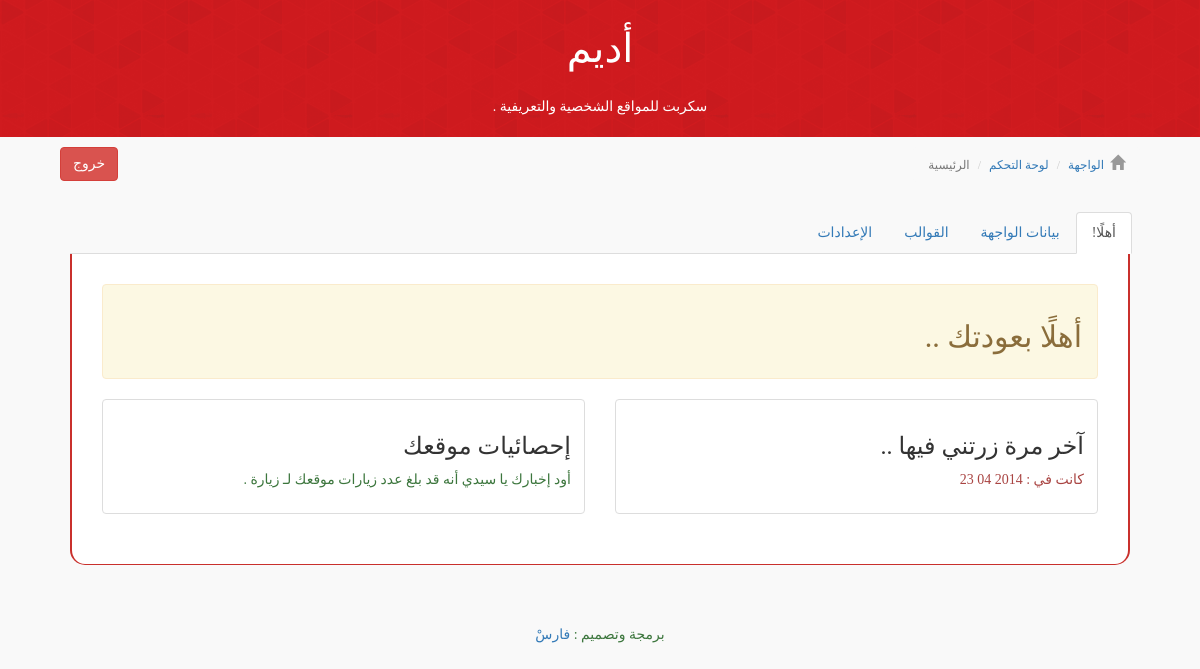
/ad-admin/index.php (signed in), run on an earlier commit of the app's database.
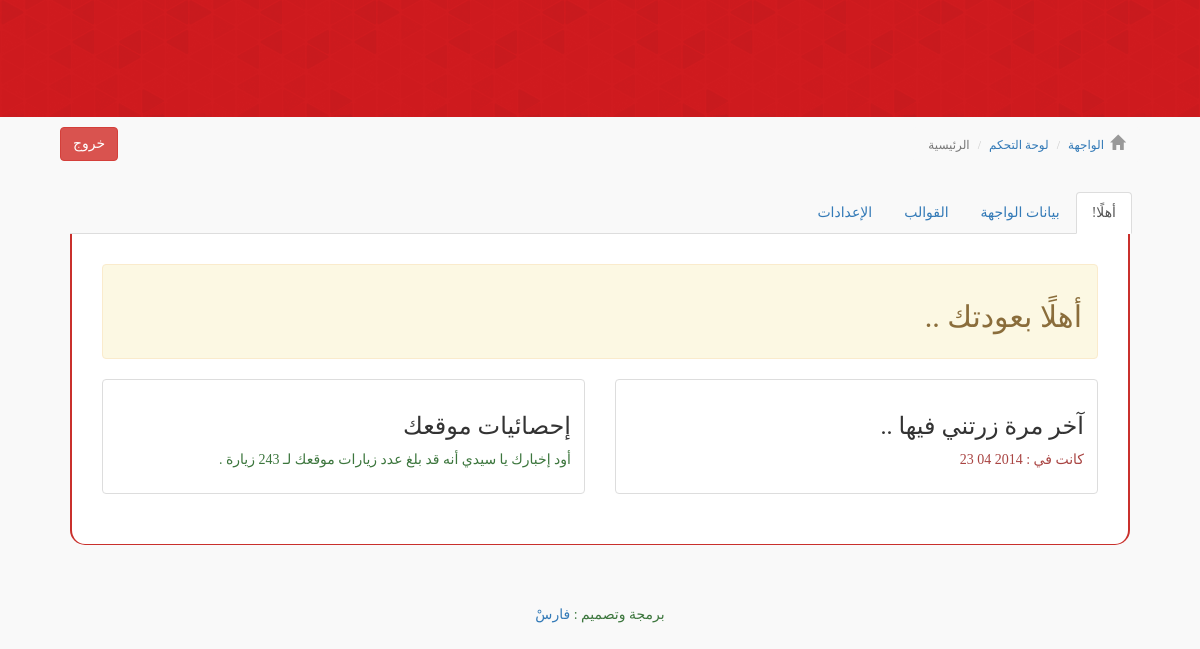
And on a later commit of the database.
### tables this page shows
CREATE TABLE IF NOT EXISTS `settings` (
  `sid` int(11) NOT NULL AUTO_INCREMENT,
  `sett_name` varchar(255) NOT NULL,
  `sett_value` text NOT NULL,
  PRIMARY KEY (`sid`)
);

### ad-includes/class.AD_Query.php (called while the page is built, shortened)
<?php
class AD_Query {
    private $val;
    public function DB_Query($qCode){
        $this->queryVar = mysql_query($qCode);
        if($this->queryVar){
            return $this->queryVar;
        }else{
            mysql_error();
            return FALSE;
        }
    }
    public function DB_FetAs($qCode){
        $this->rowVar = mysql_fetch_assoc($qCode);
        return $this->rowVar;
    }
    public function getSettingVal($setName){
        $query = $this->DB_Query("SELECT sett_value FROM settings WHERE sett_name='$setName'");
        if($query){
            while($value = $this->DB_FetAs($query)){
                $this->val = $value['sett_value'];
            }
            return $this->val;
        }else{
            mysql_error();
            return FALSE;
        }
    }
}

### ad-includes/function.php (the view, shortened to what this page needs)
<?php
function _e($text){
    echo $text;
}
function is_admin(){
    if(isset($_SESSION['is_admin']) && $_SESSION['is_admin'] == "TRUE"){
        if(isset($_SESSION['logined']) && $_SESSION['logined'] == "TRUE"){
            return TRUE;
        }else{
            return FALSE;
        }
    }else{
        return FALSE;
    }
}

### ad-admin/index.php (shortened to what this page needs)
<?php
if(is_admin()){
    if(isset($_REQUEST['to'])){
        $page = $_REQUEST['to'].".php";
        if(is_file($page) && file_exists($page)){
            include $page;
        }else{
            $view = new AD_View(THEME_NAME,"../ad-content/ad-themes");
            $view->view("404",array(
                "title"=>"تعذر وجود الصفحة المطلوبة.",
                "key"=>array(),
                "Des"=>""
            ));
        }
    }else{
        $view = new AD_View(null,"ad-admin-style");
        $view->view("vHome",array(
            "title"=>"لوحة التحكم",
            "key"=>array(),
            "Des"=>""
        ));
    }
}else{
    header("location: ".SITE_URL."/user/login");
}

### ad-includes/class.AD_View.php (shortened to what this page needs)
<?php
class AD_View {
    protected $dir;
    protected $ex;
    protected $theme_path;
    public function __construct($theme_name = null,$dir=null,$ex = null){
        if($ex == null){
            $ex = ".php";
        }
        $this->dir = realpath($dir) . DIRECTORY_SEPARATOR;
        $this->ex = $ex;
    }
    protected function setTheme($them_name){
        $them_path = $this->dir.$them_name;
        $this->theme_path = $them_path;
    }
    protected function load($File_Name,$vars = array()){
        $file = $this->theme_path.DIRECTORY_SEPARATOR.$File_Name.$this->ex;
        if(is_file($file) && file_exists($file)){
            $pTitle = $title;
            $pDes = $Des;
            $pKey = $key;
            require $file;
            return ob_get_clean();
        }else{
            $this->Error("لم يتم العثور على ملف العرض ."."<br/>"."مسار الملف المفترض عرضه : ".$file);
        }
    }
    public function view($viewer,$vars = null){
        echo $this->load($viewer,(array)$vars);
    }
}

### ad-admin/ad-admin-style/Header.php (shortened to what this page needs)
<?php
$db = new AD_Query;
$siteName = $db->getSettingVal("site_name");
$siteDescrip = $db->getSettingVal("site_descrip");
?>
<!DOCTYPE html>
<html>
    <head>
        <link rel="stylesheet" href="//netdna.bootstrapcdn.com/bootstrap/3.1.1/css/bootstrap.min.css"/>
        <link rel="stylesheet" href="<?PHP _e(SITE_URL)?>/ad-admin/ad-admin-style/cdn/bootstrap/css/bootstrap-rtl.css"/>
        <link rel="stylesheet" href="<?PHP _e(SITE_URL)?>/ad-admin/ad-admin-style/cdn/css/v3.css"/>
        <link rel="stylesheet" href="//netdna.bootstrapcdn.com/font-awesome/4.0.3/css/font-awesome.css"/>
    </head>
    <body>
        <div class="warp">
            <div class="header">
                <div class="logo">
                    <a href="<?php _e(SITE_URL) ?>"><?php _e($siteName) ?></a>
                    <br/>
                    <br/>
                    <span><?php _e($siteDescrip) ?></span>
                </div>
            </div>

### ad-admin/ad-admin-style/vCpHeader.php
<?php include 'Header.php'; ?>
<div class="underHeader">
    <div style="float: right;">
        <ol class="breadcrumb" style="background: #F9F9F9;font-size: 12px;">
            <span class="glyphicon glyphicon-home" style="font-size: 15px;color: #999"></span>&nbsp;
            <li><a href="<?php _e(SITE_URL) ?>">الواجهة</a></li>
            <li><a href="<?php _e(SITE_URL)?>/ad-admin">لوحة التحكم</a></li>
            <li class="active"><?php if($pTitle == "لوحة التحكم"){_e("الرئيسية");}else{_e($pTitle);}?></li>
        </ol>
    </div>
    <form action="<?php _e(SITE_URL) ?>/user/logout" method="post" style="float: left">
        <button class="btn btn-danger" name="logout" value="yes">خروج</button>
    </form>
</div>
<div class="clearfix"></div>

### ad-admin/ad-admin-style/vHome.php
<?php include 'vCpHeader.php';
$DB_HOME = new AD_Query;
?>
<div class="admin_body">
    <ul class="nav nav-tabs">
        <li class="active"><a href="<?php _e(SITE_URL)?>/ad-admin/">أهلًا!</a></li>
        <li><a href="<?php _e(SITE_URL)?>/ad-admin/edit">بيانات الواجهة</a></li>
        <li><a href="<?php _e(SITE_URL)?>/ad-admin/themes">القوالب</a></li>
        <li><a href="<?php _e(SITE_URL)?>/ad-admin/settings">الإعدادات</a></li>
    </ul>
    <div class="content">
        <div class="tab-content">
            <div class="alert alert-warning"><h2>أهلًا بعودتك ..</h2></div>
            <div class="row">
                <div class="col-md-6 col-md-4">
                    <div class="thumbnail">
                        <div class="caption">
                            <h3>آخر مرة زرتني فيها ..</h3>
                            <p class="text-danger">كانت في  : <span><?php _e(date("Y m d"));?></span></p>
                        </div>
                    </div>
                </div>
                <div class="col-md-6 col-md-4">
                    <div class="thumbnail">
                        <div class="caption">
                            <h3>إحصائيات موقعك</h3>
                            <p class="text-success">أود إخبارك يا سيدي أنه قد بلغ عدد زيارات موقعك لـ <?php _e($DB_HOME->getSettingVal("visits"));?> زيارة .</p>
                        </div>
                    </div>
                </div>
            </div>
        </div>
    </div>
</div>
<?php include 'Footer.php'; ?>

### ad-admin/ad-admin-style/Footer.php (shortened to what this page needs)
<div class="footer">
    <p class="text-success">برمجة وتصميم : <a href="http://Faares.com" target="_blanck">فارسْ</a></p>
</div>
        </div>
    </body>
</html>

### ad-admin/ad-admin-style/cdn/css/v3.css (style rules this page uses)
body { font-family: Droid Arabic Naskh !important; background: #F9F9F9; }
h1 , h2 , h3 , h4 , h5 , h6 { font-family: Droid Arabic Naskh !important; }
.header { width: 100%; background: url("img/pattern.png"); color: #FFF; text-align: center; padding-top: 20px; padding-bottom: 20px; }
.admin_body { padding: 10px; margin: 0px auto 0px auto; width:70%; }
.footer { margin-top: 50px; margin-bottom: 30px; text-align: center; }
.underHeader { width: 90%; margin: 10px auto 10px auto; }
.content { background: #FFF; border-left: 2px #c9302c solid; border-right: 2px #c9302c solid; border-bottom: 1px #c9302c solid; border-bottom-left-radius: 15px; border-bottom-right-radius: 15px; padding: 30px; }
@media only screen and (min-width: 980px) and (max-width: 1280px) { .admin_body { width:90%; } }
@media only screen and (min-width: 980px) and (max-width: 1280px) { body { width: 100%; } }
.logo a { font-size: 40px; color: #FFF; }

What changed in the data, as far as the page shows it:
no longer on this page (row edited): settings: sett_value "أديم"
no longer on this page (row edited): settings: sett_value "سكربت للمواقع الشخصية والتعريفية ."
